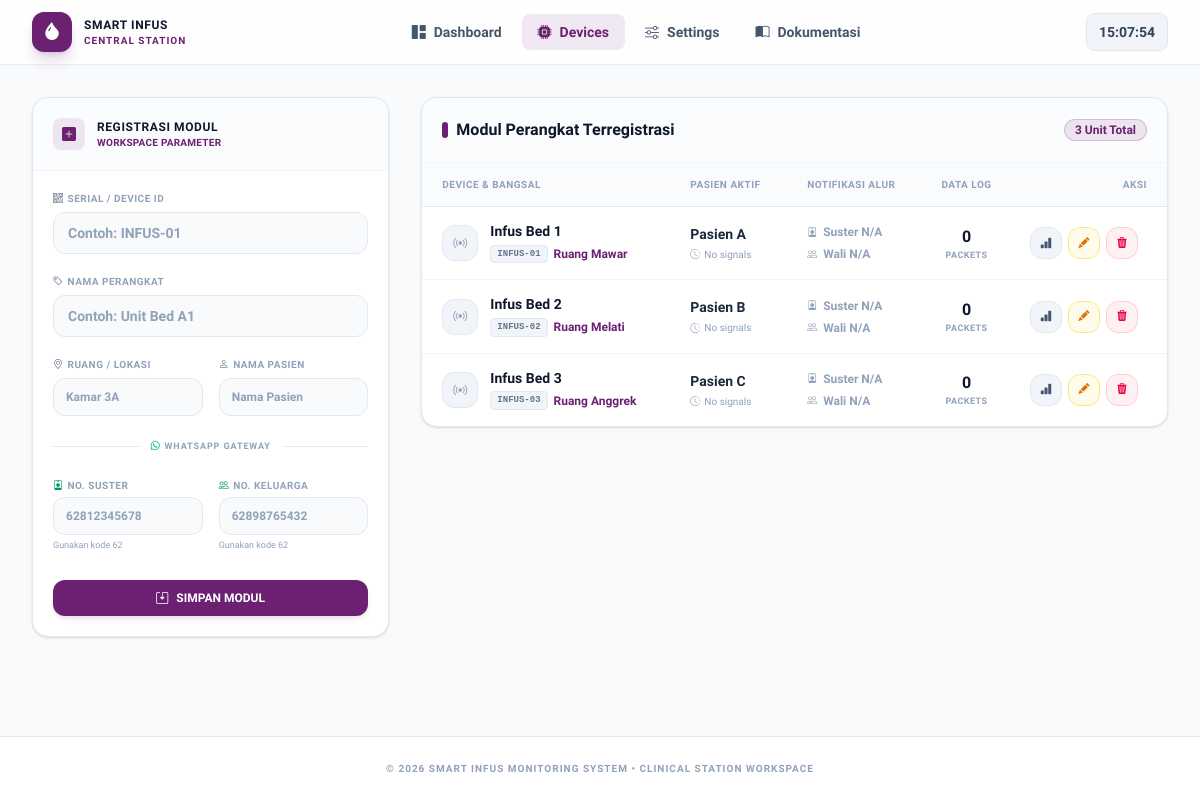
Screenshot of /devices.php with the database file from the repository.
### tables this page shows
CREATE TABLE IF NOT EXISTS `devices` (
  `id`           INT(11)      NOT NULL AUTO_INCREMENT,
  `device_id`    VARCHAR(50)  NOT NULL UNIQUE,
  `nama`         VARCHAR(100) NOT NULL DEFAULT 'Infus',
  `lokasi`       VARCHAR(100) NOT NULL DEFAULT '-',
  `pasien`       VARCHAR(100) NOT NULL DEFAULT '-',
  `no_suster`    VARCHAR(20)  NOT NULL DEFAULT '',
  `no_keluarga`  VARCHAR(20)  NOT NULL DEFAULT '',
  `aktif`        TINYINT(1)   NOT NULL DEFAULT 1,
  `created_at`   TIMESTAMP    NOT NULL DEFAULT CURRENT_TIMESTAMP,
  PRIMARY KEY (`id`)
);

### devices.php (the view, shortened to what this page needs)
<?php
$db      = getDB();
if (!function_exists('esc')) {
    function esc($string) {
        return htmlspecialchars($string ?? '', ENT_QUOTES, 'UTF-8');
    }
}
$editDevice = null;
$devices = $db->query("
    SELECT d.*,
        (SELECT COUNT(*) FROM infus_data WHERE device_id = d.device_id) AS total_data,
        (SELECT created_at FROM infus_data WHERE device_id = d.device_id
         ORDER BY created_at DESC LIMIT 1) AS last_update
    FROM devices d
    WHERE d.aktif = 1
    ORDER BY d.id ASC
")->fetchAll();
$activePage = 'devices';
?>
<!DOCTYPE html>
<html lang="id">
<head>
  <link rel="stylesheet" href="assets/css/style.css" />
  <link rel="stylesheet" href="https://cdn.jsdelivr.net/npm/bootstrap-icons@1.11.3/font/bootstrap-icons.min.css" />
</head>
<body class="bg-slate-50 text-slate-800 min-h-screen flex flex-col selection:bg-[#6b2072]/10 selection:text-[#6b2072] pb-16 md:pb-0">
  <nav class="sticky top-0 z-50 bg-white/80 backdrop-blur-md border-b border-slate-200/80">
    <div class="max-w-7xl mx-auto px-4 sm:px-6 lg:px-8 h-16 flex items-center justify-between">
      <a href="index.php" class="flex items-center gap-3 group">
        <div class="w-10 h-10 bg-[#6b2072] text-white rounded-xl flex items-center justify-center shadow-lg shadow-[#6b2072]/20 transition-transform group-hover:scale-105">
          <i class="bi bi-droplet-fill text-lg"></i>
        </div>
        <div>
          <div class="text-xs font-black tracking-wider text-slate-900 uppercase">Smart Infus</div>
          <div class="text-[10px] font-bold text-[#6b2072] tracking-widest uppercase">Central Station</div>
        </div>
      </a>
      <div class="hidden md:flex items-center gap-1">
        <a href="index.php" class="flex items-center gap-2 px-4 py-2 rounded-lg text-sm font-semibold transition-all <?= $activePage==='dashboard' ? 'bg-[#6b2072]/10 text-[#6b2072]' : 'text-slate-600 hover:bg-slate-100 hover:text-slate-900' ?>">
          <i class="bi bi-grid-1x2-fill"></i><span>Dashboard</span>
        </a>
        <a href="devices.php" class="flex items-center gap-2 px-4 py-2 rounded-lg text-sm font-semibold transition-all <?= $activePage==='devices' ? 'bg-[#6b2072]/10 text-[#6b2072]' : 'text-slate-600 hover:bg-slate-100 hover:text-slate-900' ?>">
          <i class="bi bi-cpu-fill"></i><span>Devices</span>
        </a>
        <a href="settings.php" class="flex items-center gap-2 px-4 py-2 rounded-lg text-sm font-semibold transition-all <?= $activePage==='settings' ? 'bg-[#6b2072]/10 text-[#6b2072]' : 'text-slate-600 hover:bg-slate-100 hover:text-slate-900' ?>">
          <i class="bi bi-sliders"></i><span>Settings</span>
        </a>
        <a href="docs.php" class="flex items-center gap-2 px-4 py-2 rounded-lg text-sm font-semibold transition-all <?= $activePage==='docs' ? 'bg-[#6b2072]/10 text-[#6b2072]' : 'text-slate-600 hover:bg-slate-100 hover:text-slate-900' ?>">
          <i class="bi bi-book-half"></i><span>Dokumentasi</span>
        </a>
      </div>
      <div class="flex items-center gap-4">
        <div class="bg-slate-100 px-3 py-1.5 rounded-lg border border-slate-200">
          <span id="clockText" class="text-sm font-bold text-slate-700 tabular-nums">--:--:--</span>
        </div>
      </div>
    </div>
  </nav>
  <main class="max-w-7xl mx-auto w-full px-4 sm:px-6 lg:px-8 py-8 flex-1">
    <div class="grid grid-cols-1 lg:grid-cols-3 gap-8 items-start">
      <div class="bg-white border border-slate-200 rounded-2xl shadow-sm overflow-hidden lg:sticky lg:top-24">
        <div class="p-5 border-b border-slate-100 bg-slate-50/50 flex items-center gap-3">
          <div class="w-8 h-8 bg-[#6b2072]/10 rounded-lg flex items-center justify-center">
            <i class="bi bi-<?= $editDevice ? 'pencil-square text-amber-600' : 'plus-square-fill text-[#6b2072]' ?> text-sm"></i>
          </div>
          <div>
            <h2 class="text-xs font-black text-slate-900 tracking-wider uppercase"><?= $editDevice ? 'Perbarui Perangkat' : 'Registrasi Modul' ?></h2>
            <p class="text-[10px] font-bold text-[#6b2072] tracking-wide uppercase">Workspace Parameter</p>
          </div>
        </div>
        <form method="POST" action="devices.php" class="p-5 flex flex-col gap-5">
          <div>
            <label class="block text-[10px] font-bold text-slate-400 tracking-wider uppercase mb-1.5 flex items-center gap-1">
              <i class="bi bi-qr-code text-slate-500"></i> Serial / Device ID
            </label>
            <input type="text" name="device_id" placeholder="Contoh: INFUS-01"
                   class="w-full bg-slate-50 border border-slate-200 focus:border-[#6b2072] focus:bg-white rounded-xl px-3.5 py-2.5 text-sm font-semibold text-slate-800 placeholder:text-slate-400 outline-none transition-all focus:ring-4 focus:ring-[#6b2072]/5 read-only:opacity-60 read-only:cursor-not-allowed"
                   value="<?= esc($editDevice['device_id'] ?? '') ?>" <?= $editDevice ? 'readonly' : '' ?> required />
          </div>
          <div>
            <label class="block text-[10px] font-bold text-slate-400 tracking-wider uppercase mb-1.5 flex items-center gap-1">
              <i class="bi bi-tag text-slate-500"></i> Nama Perangkat
            </label>
            <input type="text" name="nama" placeholder="Contoh: Unit Bed A1"
                   class="w-full bg-slate-50 border border-slate-200 focus:border-[#6b2072] focus:bg-white rounded-xl px-3.5 py-2.5 text-sm font-semibold text-slate-800 placeholder:text-slate-400 outline-none transition-all focus:ring-4 focus:ring-[#6b2072]/5"
                   value="<?= esc($editDevice['nama'] ?? '') ?>" required />
          </div>
          <div class="grid grid-cols-2 gap-4">
            <div>
              <label class="block text-[10px] font-bold text-slate-400 tracking-wider uppercase mb-1.5 flex items-center gap-1">
                <i class="bi bi-geo-alt text-slate-500"></i> Ruang / Lokasi
              </label>
              <input type="text" name="lokasi" placeholder="Kamar 3A"
                     class="w-full bg-slate-50 border border-slate-200 focus:border-[#6b2072] focus:bg-white rounded-xl px-3 py-2.5 text-xs font-semibold text-slate-800 placeholder:text-slate-400 outline-none transition-all focus:ring-4 focus:ring-[#6b2072]/5"
                     value="<?= esc($editDevice['lokasi'] ?? '') ?>" />
            </div>
            <div>
              <label class="block text-[10px] font-bold text-slate-400 tracking-wider uppercase mb-1.5 flex items-center gap-1">
                <i class="bi bi-person text-slate-500"></i> Nama Pasien
              </label>
              <input type="text" name="pasien" placeholder="Nama Pasien"
                     class="w-full bg-slate-50 border border-slate-200 focus:border-[#6b2072] focus:bg-white rounded-xl px-3 py-2.5 text-xs font-semibold text-slate-800 placeholder:text-slate-400 outline-none transition-all focus:ring-4 focus:ring-[#6b2072]/5"
                     value="<?= esc($editDevice['pasien'] ?? '') ?>" />
            </div>
          </div>
          <div class="flex items-center gap-3 my-1">
            <div class="flex-1 h-px bg-slate-200"></div>
            <span class="text-[9px] font-bold text-slate-400 tracking-widest uppercase flex items-center gap-1">
              <i class="bi bi-whatsapp text-emerald-500"></i> WhatsApp Gateway
            </span>
            <div class="flex-1 h-px bg-slate-200"></div>
          </div>
          <div class="grid grid-cols-2 gap-4">
            <div>
              <label class="block text-[10px] font-bold text-slate-400 tracking-wider uppercase mb-1 flex items-center gap-1">
                <i class="bi bi-person-badge text-emerald-600"></i> No. Suster
              </label>
              <input type="tel" name="no_suster" placeholder="62812345678"
                     class="w-full bg-slate-50 border border-slate-200 focus:border-[#6b2072] focus:bg-white rounded-xl px-3 py-2.5 text-xs font-bold text-slate-800 placeholder:text-slate-400 outline-none transition-all focus:ring-4 focus:ring-[#6b2072]/5"
                     value="<?= esc($editDevice['no_suster'] ?? '') ?>" />
              <span class="text-[9px] text-slate-400 block mt-1">Gunakan kode 62</span>
            </div>
            <div>
              <label class="block text-[10px] font-bold text-slate-400 tracking-wider uppercase mb-1 flex items-center gap-1">
                <i class="bi bi-people text-emerald-600"></i> No. Keluarga
              </label>
              <input type="tel" name="no_keluarga" placeholder="62898765432"
                     class="w-full bg-slate-50 border border-slate-200 focus:border-[#6b2072] focus:bg-white rounded-xl px-3 py-2.5 text-xs font-bold text-slate-800 placeholder:text-slate-400 outline-none transition-all focus:ring-4 focus:ring-[#6b2072]/5"
                     value="<?= esc($editDevice['no_keluarga'] ?? '') ?>" />
              <span class="text-[9px] text-slate-400 block mt-1">Gunakan kode 62</span>
            </div>
          </div>
          <div class="flex items-center gap-2 pt-2">
            <button type="submit" class="flex-1 inline-flex items-center justify-center gap-2 px-4 py-2.5 bg-[#6b2072] hover:bg-[#541859] text-white rounded-xl text-xs font-bold shadow-md shadow-[#6b2072]/10 active:scale-95 transition-all cursor-pointer">
              <i class="bi bi-save2"></i> <?= $editDevice ? 'UPDATE PERANGKAT' : 'SIMPAN MODUL' ?>
            </button>
          </div>
        </form>
      </div>
      <div class="bg-white border border-slate-200 rounded-2xl shadow-sm overflow-hidden lg:grid-cols-1 lg:col-span-2">
        <div class="p-5 border-b border-slate-100 bg-slate-50/50 flex items-center justify-between">
          <div>
            <h2 class="text-base font-bold text-slate-900 flex items-center gap-2">
              <span class="w-1.5 h-4 bg-[#6b2072] rounded-full inline-block"></span>
              Modul Perangkat Terregistrasi
            </h2>
          </div>
          <span class="text-xs bg-[#6b2072]/10 border border-[#6b2072]/20 text-[#6b2072] px-2.5 py-0.5 rounded-full font-bold">
            <?= count($devices) ?> Unit Total
          </span>
        </div>
        <div class="overflow-x-auto">
          <table class="w-full text-left border-collapse">
            <thead>
              <tr class="bg-slate-50/70 border-b border-slate-200 text-[10px] font-bold text-slate-400 tracking-wider uppercase">
                <th class="py-3.5 px-5">Device &amp; Bangsal</th>
                <th class="py-3.5 px-5">Pasien Aktif</th>
                <th class="py-3.5 px-5">Notifikasi Alur</th>
                <th class="py-3.5 px-4 text-center">Data Log</th>
                <th class="py-3.5 px-5 text-right">Aksi</th>
              </tr>
            </thead>
            <tbody class="divide-y divide-slate-100 text-sm">
              <?php foreach ($devices as $dev):
                $isOnline = false;
                $hasSuster   = !empty(trim($dev['no_suster'] ?? ''));
                $hasKeluarga = !empty(trim($dev['no_keluarga'] ?? ''));
              ?>
              <tr class="hover:bg-slate-50/60 transition-colors">
                <td class="py-4 px-5">
                  <div class="flex items-center gap-3">
                    <div class="w-9 h-9 border rounded-xl flex items-center justify-center flex-shrink-0 <?= $isOnline ? 'bg-emerald-50 border-emerald-100 text-emerald-600' : 'bg-slate-100 border-slate-200 text-slate-400' ?>">
                      <i class="bi bi-broadcast text-sm <?= $isOnline ? 'animate-pulse' : '' ?>"></i>
                    </div>
                    <div>
                      <div class="font-bold text-slate-900 leading-tight"><?= esc($dev['nama']) ?></div>
                      <div class="flex items-center gap-1.5 mt-1">
                        <span class="text-[9px] font-black bg-slate-100 border border-slate-200 text-slate-500 px-1.5 py-0.5 rounded font-mono uppercase"><?= esc($dev['device_id']) ?></span>
                        <span class="text-xs font-bold text-[#6b2072]"><?= esc($dev['lokasi']) ?></span>
                      </div>
                    </div>
                  </div>
                </td>
                <td class="py-4 px-5">
                  <div class="font-bold text-slate-800"><?= esc($dev['pasien'] ?: '— Kosong —') ?></div>
                  <div class="text-[10px] text-slate-400 mt-1 flex items-center gap-1">
                    <i class="bi bi-clock-history"></i>
                    <?= $dev['last_update'] ? date('H:i:s', strtotime($dev['last_update'])) : 'No signals' ?>
                  </div>
                </td>
                <td class="py-4 px-5">
                  <div class="flex flex-col gap-1.5">
                    <div class="flex items-center gap-1.5 text-xs font-semibold <?= $hasSuster ? 'text-emerald-600' : 'text-slate-400' ?>">
                      <i class="bi bi-person-badge text-[10px]"></i>
                      <span><?= $hasSuster ? esc($dev['no_suster']) : 'Suster N/A' ?></span>
                    </div>
                    <div class="flex items-center gap-1.5 text-xs font-semibold <?= $hasKeluarga ? 'text-emerald-600' : 'text-slate-400' ?>">
                      <i class="bi bi-people text-[10px]"></i>
                      <span><?= $hasKeluarga ? esc($dev['no_keluarga']) : 'Wali N/A' ?></span>
                    </div>
                  </div>
                </td>
                <td class="py-4 px-4 text-center">
                  <div class="text-base font-black text-slate-900 tabular-nums"><?= number_format($dev['total_data']) ?></div>
                  <span class="text-[9px] font-bold text-slate-400 uppercase tracking-wider block">Packets</span>
                </td>
                <td class="py-4 px-5 text-right">
                  <div class="flex items-center justify-flex-end gap-1.5">
                    <a href="detail.php?id=<?= urlencode($dev['device_id']) ?>" title="Analisis Grafik"
                       class="w-8 h-8 bg-slate-100 hover:bg-slate-900 text-slate-600 hover:text-white rounded-xl flex items-center justify-center transition-all border border-slate-200 active:scale-90">
                      <i class="bi bi-bar-chart-fill text-xs"></i>
                    </a>
                    <a href="devices.php?edit=<?= urlencode($dev['device_id']) ?>" title="Modifikasi Konfigurasi"
                       class="w-8 h-8 bg-amber-50 border border-amber-200 text-amber-600 hover:bg-amber-500 hover:text-white rounded-xl flex items-center justify-center transition-all active:scale-90">
                      <i class="bi bi-pencil-fill text-[11px]"></i>
                    </a>
                    <form method="POST" action="devices.php" class="inline" onsubmit="return confirm('Apakah Anda yakin ingin menonaktifkan unit <?= esc(addslashes($dev['nama'])) ?>?')">
                      <button type="submit" title="Drop Device"
                              class="w-8 h-8 bg-rose-50 border border-rose-200 text-rose-600 hover:bg-rose-500 hover:text-white rounded-xl flex items-center justify-center cursor-pointer transition-all active:scale-90">
                        <i class="bi bi-trash3-fill text-[11px]"></i>
                      </button>
                    </form>
                  </div>
                </td>
              </tr>
              <?php endforeach; ?>
            </tbody>
          </table>
        </div>
      </div>
    </div>
  </main>
  <footer class="bg-white border-t border-slate-200 py-6 mt-12 text-center">
    <p class="text-[10px] font-bold text-slate-400 uppercase tracking-widest">&copy; <?= date('Y') ?> Smart Infus Monitoring System &bull; Clinical Station Workspace</p>
  </footer>
</body>
</html>

### assets/css/style.css (style rules this page uses)
body { background-color:#f8fafc;font-family:Plus Jakarta Sans,sans-serif }

### rows the page displays
devices: nama "Infus Bed 1", device "INFUS-01", lokasi "Ruang Mawar", pasien "Pasien A", no_suster "Suster N/A", no_keluarga "Wali N/A", total_data "0"
devices: nama "Infus Bed 2", device "INFUS-02", lokasi "Ruang Melati", pasien "Pasien B", no_suster "Suster N/A", no_keluarga "Wali N/A", total_data "0"
devices: nama "Infus Bed 3", device "INFUS-03", lokasi "Ruang Anggrek", pasien "Pasien C", no_suster "Suster N/A", no_keluarga "Wali N/A", total_data "0"

### other values shown
count($devices) "3"
